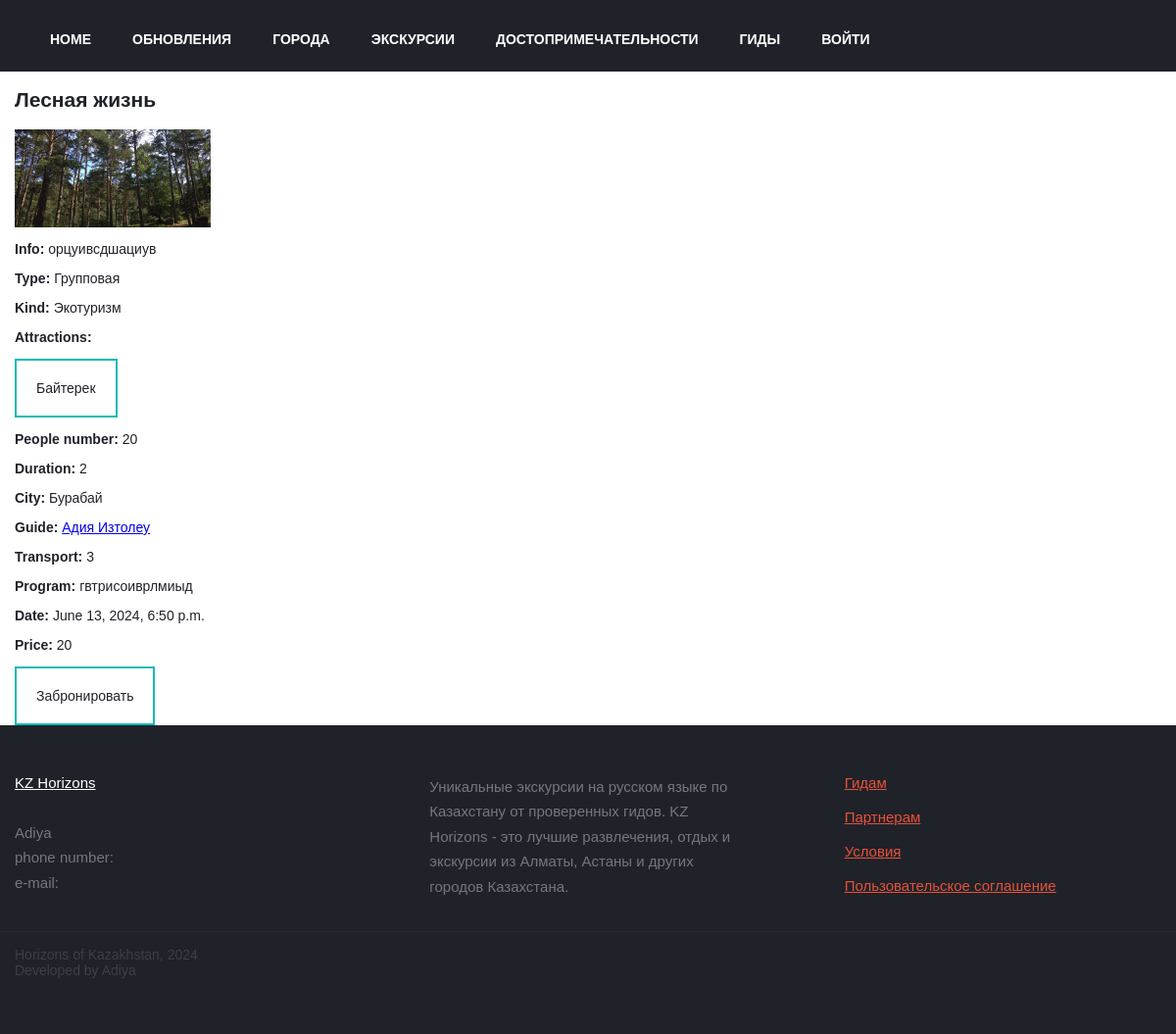
Page /excursions/excursion/e827ef17-420c-447f-9973-3bff48ad72e9/ on the committed database.
### excursions/models.py (models this page shows)
class Excursion(models.Model):
    id = models.CharField(
        default=uuid.uuid4, primary_key=True, verbose_name='ID', max_length=128
    )
    name = models.CharField(
        default='Excursion', max_length=32, blank=False
    )
    info = models.CharField(
        max_length=2048, verbose_name='Информация', blank=False
    )
    type = models.CharField(
        max_length=32, blank=False, default=exc_types[1], verbose_name='Тип экскурсии'
    )
    kind = models.CharField(
        max_length=32, blank=False, default=exc_kinds[1], verbose_name='Тип экскурсии'
    )
    people_number = models.IntegerField(
        blank=True
    )
    time = models.IntegerField(
        verbose_name='Duration', blank=False
    )
    city = models.ForeignKey(
        City, on_delete=models.CASCADE
    )
    guide = models.CharField(
        max_length=64
    )
    transport = models.CharField(
        max_length=32, choices=transport, blank=False, default=transport[2], verbose_name='Транспорт'
    )
    price = models.IntegerField(
        verbose_name='Цена'
    )
    program = models.CharField(
        max_length=512, verbose_name='Программа', blank=False
    )
    attractions = models.ManyToManyField(
        Attraction
    )
    photo = models.CharField(
        max_length=128, default='img/images/no-photo.jpg'
    )
    datetime = models.DateTimeField(
        auto_now=False, auto_now_add=False, blank=True
    )
    created = models.DateTimeField(
        auto_now=False, auto_now_add=True,
    )
    clients_count = models.IntegerField(
        default=0
    )
    is_available = models.BooleanField(
        default=True
    )
    is_past = models.BooleanField(
        default=False
    )

class Attraction(models.Model):
    id = models.CharField(
        default=uuid.uuid4, primary_key=True, verbose_name='ID', max_length=128
    )
    name = models.CharField(
        default='Attraction', max_length=32, blank=True
    )
    info = models.CharField(
        max_length=2048, verbose_name='Информация', blank=False
    )
    city = models.ForeignKey(
        City, on_delete=models.CASCADE, verbose_name='City',
    )
    photo = models.CharField(
        max_length=128, default='img/images/no-photo.jpg'
    )

### cities/models.py (models this page shows)
class City(models.Model):
    id = models.CharField(
        default=uuid.uuid4, primary_key=True, verbose_name='ID', max_length=128
    )
    name = models.CharField(
        max_length=32, blank=False
    )
    info = models.CharField(
        max_length=2048, verbose_name='Информация', blank=False
    )
    region = models.CharField(
        max_length=128, blank=False, default='none'
    )
    photo = models.CharField(
        max_length=128, blank=True
    )

### users/models.py (models this page shows, shortened)
class User(models.Model):
    def number_validation(stroke: str):
        return NumberValidation()(context=stroke)
    def mail_validation(stroke: str):
        return MailExistsValidation()(context=stroke)
    id = models.CharField(
        default=uuid.uuid4, primary_key=True, verbose_name='ID', max_length=128
    )
    photo = models.CharField(
        max_length=128, default='img/images/no-photo.jpg'
    )
    email = models.CharField(
        max_length=50, db_index=True, verbose_name='Email', blank=False, validators=[mail_validation]
    )
    password = models.CharField(
        max_length=32, db_index=True, verbose_name='Пароль', blank=False
    )
    phone = models.CharField(
        max_length=12, verbose_name='Номер телефона', blank=False, validators=[number_validation]
    )
    full_name = models.CharField(
        max_length=64, verbose_name='Имя Фамилия', blank=False
    )
    rating = models.DecimalField(
        max_digits=2, decimal_places=1, null=True, verbose_name='Рейтинг', blank=True, default=0
    )
    rating_number = models.IntegerField(
        null=True, verbose_name='Кол-ва рейтингов', blank=True, default=0
    )
    info = models.CharField(
        max_length=512, verbose_name='Информация о себе', null=True, blank=True
    )
    status = models.CharField(
        max_length=32, blank=False, default='guide', verbose_name='Статус'
    )
    class Meta:
        verbose_name = 'Пользователь'
        verbose_name_plural = 'Пользователи'
        ordering = ['email',]

### excursions/views.py (the view, shortened to what this page needs)
# urls.py: path('excursion/<str:excursion_id>/', excursion, name='excursion'),
def excursion(request, excursion_id=None):
    if excursion_id:
        if Excursion.objects.filter(id=excursion_id)[0]:
            excursion = Excursion.objects.get(id=excursion_id)
            guide = User.objects.get(id=excursion.guide)
            attractions = excursion.attractions.all()
            auth = True if request.session.get('is_authorized') else False
            context = {
                'excursion' : excursion,
                'guide' : guide,
                'attractions' : attractions,
                'auth' : auth
            }
            return render(request, 'excursion.html', context)
    return HttpResponse(123)

### excursions/templates/excursion.html (shortened to what this page needs)
{% extends "layout/basic.html" %}
{% load static %}
{% block links %}
<link rel="stylesheet" href="{% static 'styles/index.css' %}">
{% endblock %}
{% block content %}
<div class="excursions-container">
    <div class="container">
<h2>{{ excursion.name }}</h2>
<div style="background-image: url('{% static excursion.photo %}'); background-size: cover; background-repeat: no-repeat; width: 200px; height:100px"></div>
<p><b>Info:</b> {{ excursion.info }}</p>
<p><b>Type:</b> {{ excursion.type }}</p>
<p><b>Kind:</b> {{ excursion.kind }}</p>
<p><b>Attractions:</b> </p>
<div class="flex-title flex j-c-space-between a-i-center">
{% for attraction in attractions %}
    <a class="btn btn-hashtag btn-big" href="{% url 'attraction' attraction.id %}"> {{ attraction.name }} </a>
{% endfor %}
</div>
<p><b>People number:</b> {{ excursion.people_number }}</p>
<p><b>Duration:</b> {{ excursion.time }}</p>
<p><b>City:</b> {{ excursion.city.name }}</p>
<p><b>Guide:</b> <a href="{% url 'guide' guide.pk %}">{{ guide.full_name }}</a></p>
<p><b>Transport:</b> {{ excursion.transport }}</p>
<p><b>Program:</b> {{ excursion.program }}</p>
<p><b>Date:</b> {{ excursion.datetime }}</p>
<p><b>Price:</b> {{ excursion.price }}</p>
{% if not is_guide %}
{% if excursion.is_available %}
{% if not excursion.is_past %}
    <a class="btn btn-hashtag btn-big" href="{% url 'book' excursion.id %}">Забронировать </a>
{% endif %}
{% endif %}
{% endif %}
{% endblock %}

### users/static/styles/css/headfooter.css (style rules this page uses)
html { font-family: museo-sans,sans-serif }
* { box-sizing: border-box; }
body,html { width: 100%; height: 100%; font-size: 14px; font-weight: 400; position: relative; margin: 0; padding: 0; color: #202229 }
body { padding-top: 80px; }
.container { position: relative; margin: 0 auto; max-width: 1190px; padding: 0 10px }

### users/static/styles/style.css (style rules this page uses)
.flex { display: -webkit-flex!important; }
.j-c-space-between { justify-content: space-between }
.a-i-center { align-items: center }
body { padding-top: 80px; }

### users/static/styles/index.css (style rules this page uses)
.flex { display: -webkit-flex!important; }
.j-c-space-between { justify-content: space-between }
.a-i-center { align-items: center }
.btn { display: inline-block; height: 50px; border: 2px solid #202229; color: #202229; font-weight: 400; font-size: 1.07142857rem; padding: 0 36px; background: 0 0; text-decoration: none; transition: .1s; text-align: center }
.btn.btn-big { height: 60px; font-size: 1rem }
.btn.btn-hashtag { display: inline-flex; align-items: center; padding: 0 20px; background: #fff; border: 2px solid #13b9b7; color: #202229 }

### rows in the picture
Excursion: name "Лесная жизнь", photo (picture), info "орцуивсдшациув", type "Групповая", kind "Экотуризм", people_number "20", time "2", city.name "Бурабай", transport "3", program "гвтрисоиврлмиыд", datetime "June 13, 2024, 6:50 p.m.", price "20"
Attraction: name "Байтерек"
User: full_name "Адия Изтолеу"
